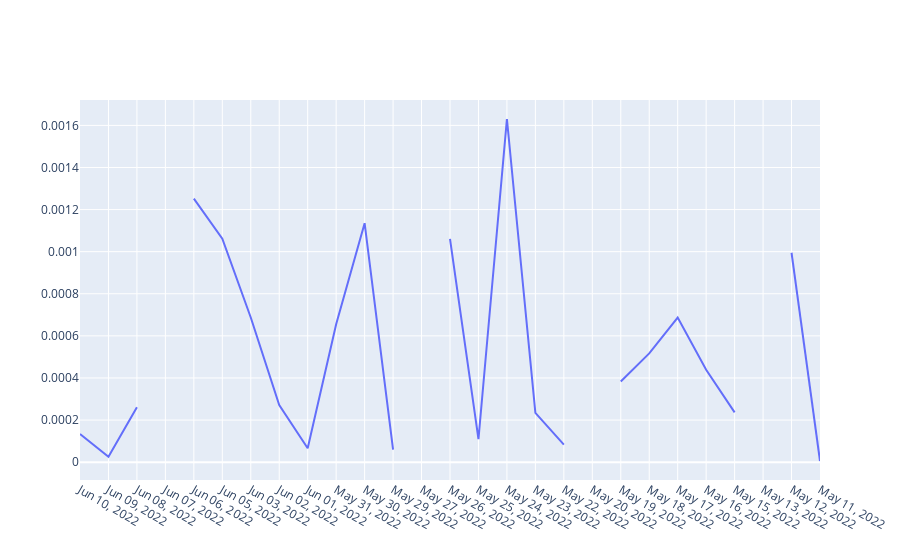

The notebook cell this image was saved under:
### Code cell
fig = go.Figure()

fig.add_scatter(x=JI.index, y= abs(JI['Price'] - UI['Price']/UJ['Price']), name='JPY/INR')

### Figure 1 — Plotly figure (JSON) as saved in the notebook; plotly's stock layout.template omitted (floating-point values rounded to 4 significant figures)
{"data": [{"name": "JPY/INR", "type": "scatter", "x": ["Jun 10, 2022", "Jun 09, 2022", "Jun 08, 2022", "Jun 07, 2022", "Jun 06, 2022", "Jun 05, 2022", "Jun 03, 2022", "Jun 02, 2022", "Jun 01, 2022", "May 31, 2022", "May 30, 2022", "May 29, 2022", "May 27, 2022", "May 26, 2022", "May 25, 2022", "May 24, 2022", "May 23, 2022", "May 22, 2022", "May 20, 2022", "May 19, 2022", "May 18, 2022", "May 17, 2022", "May 16, 2022", "May 15, 2022", "May 13, 2022", "May 12, 2022", "May 11, 2022"], "y": [0.0001341, 2.557e-05, 0.000261, null, 0.001252, 0.001061, 0.0006874, 0.0002707, 6.624e-05, 0.0006552, 0.001135, 5.942e-05, null, 0.001061, 0.0001089, 0.00163, 0.0002338, 8.33e-05, null, 0.0003827, 0.0005167, 0.0006869, 0.0004391, 0.0002366, null, 0.0009949, 5.409e-06]}], "layout": {}}
